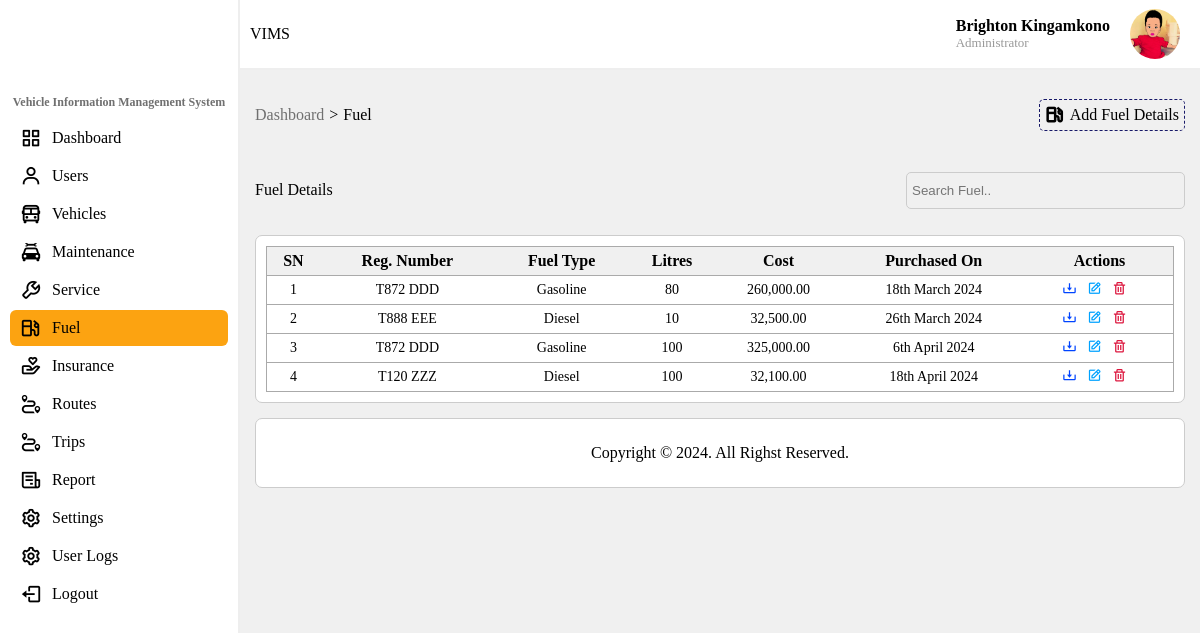
The app's page /dashboard/fuel.php (signed in) with its own data.
### tables this page shows
CREATE TABLE `users` (
  `userID` int(11) NOT NULL,
  `firstname` varchar(50) NOT NULL,
  `middlename` varchar(50) DEFAULT NULL,
  `lastname` varchar(50) NOT NULL,
  `email` varchar(100) NOT NULL,
  `gender` varchar(6) NOT NULL,
  `phone` varchar(12) DEFAULT NULL,
  `password` varchar(120) NOT NULL,
  `image` varchar(255) DEFAULT NULL,
  `created_at` datetime DEFAULT NULL,
  `updated_at` datetime DEFAULT NULL,
  `usertype` varchar(20) NOT NULL,
  `login_time` datetime DEFAULT NULL,
  `logout_time` datetime DEFAULT NULL,
  `reset_token_hash` varchar(200) DEFAULT NULL,
  `reset_token_expires_at` datetime DEFAULT NULL
);

CREATE TABLE `fuel` (
  `fuelID` int(11) NOT NULL,
  `litres` varchar(5) NOT NULL,
  `cost` varchar(20) NOT NULL,
  `purchased_on` date NOT NULL,
  `vehicleID` int(11) NOT NULL,
  `image` varchar(500) NOT NULL,
  `created_at` datetime NOT NULL
);

CREATE TABLE `vehicle` (
  `vehicleID` int(11) NOT NULL,
  `model` varchar(50) NOT NULL,
  `type` varchar(20) NOT NULL,
  `year` varchar(4) NOT NULL,
  `make` varchar(20) NOT NULL,
  `chassis_no` varchar(50) NOT NULL,
  `registration_no` varchar(50) NOT NULL,
  `engine_no` varchar(25) NOT NULL,
  `cc` varchar(4) NOT NULL,
  `transmission` varchar(10) NOT NULL,
  `fuel` varchar(10) NOT NULL,
  `current_km` varchar(10) NOT NULL,
  `status` varchar(10) NOT NULL DEFAULT 'active',
  `created_at` datetime NOT NULL,
  `updated_at` datetime NOT NULL,
  `driverID` int(11) DEFAULT NULL,
  `routeID` int(11) NOT NULL
);

### dashboard/fuel.php (the view, shortened to what this page needs)
<?php
    try {
        require('../db/pdo.php');
        $stmt = $dbCnx->prepare('SELECT * FROM users WHERE userID = :userID');
        $stmt->bindValue(':userID', $_SESSION['uniqueID'], PDO::PARAM_INT);
        $stmt->execute();
        $row = $stmt->fetch();
    } catch (PDOException $e) {
        echo $e->getMessage();
    }
?>
<!DOCTYPE html>
<html lang="en">
<head>
    <link rel="stylesheet" href="../css/styles.css">
    <link rel="stylesheet" href="../boxicons/css/boxicons.min.css">
    <link rel="stylesheet" href="../swal/sweetalert2.css">
</head>
<body>
    <div class="container">
        <aside>
            <header>
                <span>Vehicle Information Management System</span>
            </header>
            <nav class="navbar">
                <ul>
                    <?php if(isset($_SESSION['administrator']) || isset($_SESSION['vmanager'])): ?>
                    <li>
                        <a href="index.php"><i class="bx bx-grid-alt"></i>Dashboard</a>
                    </li>
                    <li>
                        <a href="users.php"><i class="bx bx-user"></i>Users</a>
                    </li>
                    <li>
                        <a href="vehicle.php"><i class="bx bx-bus"></i>Vehicles</a>
                    </li>
                    <li>
                        <a href="maintanance.php"><i class="bx bxs-car-mechanic"></i>Maintenance</a>
                    </li>
                    <li>
                        <a href="all_services.php"><i class="bx bx-wrench"></i>Service</a>
                    </li>
                    <li class="active">
                        <a href="fuel.php"><i class="bx bx-gas-pump"></i>Fuel</a>
                    </li>
                    <li>
                        <a href="insurance.php"><i class="bx bx-donate-heart"></i>Insurance</a>
                    </li>
                    <li>
                        <a href="routes.php"><i class="bx bx-trip"></i>Routes</a>
                    </li>
                    <li>
                        <a href="trips.php" ><i class="bx bx-trip"></i>Trips</a>
                    </li>
                    <li>
                        <a href="report.php"><i class="bx bx-receipt"></i>Report</a>
                    </li>
                    <li>
                        <a href="settings.php"><i class="bx bx-cog"></i>Settings</a>
                    </li>
                    <?php if(isset($_SESSION['administrator'])): ?>
                        <li>
                            <a href="logs.php"><i class="bx bx-cog"></i>User Logs</a>
                        </li>
                    <?php endif ?>
                    <li>
                        <a href="logout.php?logout_id=<?=$_SESSION['uniqueID']?>"><i class="bx bx-log-out"></i>Logout</a>
                    </li>
                    <?php elseif(isset($_SESSION['driver'])): ?>
                        nav coming soon
                    <?php endif;  ?>
                </ul>
            </nav>
        </aside>
        <main class="main-content">
        <header class="grid">
                <span class="logo">VIMS</span>
                <div class="user">
                    <div class="name">
                        <?=$row['firstname'].' '.$row['lastname']?>
                        <span id="role"><?=$row['usertype']?></span>
                    </div>
                    <img id="imgDropdown" src="../images/<?=$row['image']?>" alt="">
                </div>
            </header>
            <div class="grid main">
                <div class="top_card">
                    <div class="bread-cumb">
                        <a href="index.php">Dashboard</a> > <span>Fuel</span>
                    </div>
                    <a href="add_fuel.php" class="add-btn"><i class="bx bx-gas-pump"></i>Add Fuel Details</a>
                </div>
                <div class="top_card" style="align-items: center;">
                    <p style="color:black">Fuel Details </p>
                    <input type="text" name="searchInput" id="searchInput" placeholder="Search Fuel..">
                </div>
                <div class="bottom-card">
                    <table id="myTable">
                        <tr>
                            <th>SN</th>
                            <th>Reg. Number</th>
                            <th>Fuel Type</th>
                            <th>Litres</th>
                            <th>Cost</th>
                            <th>Purchased On</th>
                            <th>Actions</th>
                        </tr>
                        <?php
                            try {
                                require('../db/pdo.php');
                                $stmt = $dbCnx->prepare('SELECT fuel.*, vehicle.registration_no, vehicle.fuel FROM fuel INNER JOIN vehicle ON fuel.vehicleID = vehicle.vehicleID');
                                $stmt->execute();
                                $rows = $stmt->fetchAll();
                                $sn = 1;
                                foreach($rows as $row):
                                ?>
                                    <tr id="trow">
                                        <td><?=$sn ++?></td>
                                        <td><?=$row['registration_no']?></td>
                                        <td><?=$row['fuel']?></td>
                                        <td><?=$row['litres']?></td>
                                        <td><?=number_format($row['cost'], 2, '.',',')?></td>
                                        <td><?=date('jS F Y', strtotime($row['purchased_on']))?></td>
                                        <td><a href="download.php?id=<?=$row['fuelID']?>"><i class='bx bx-download icon res'></i></a><a href="edit_fuel.php?id=<?=$row['fuelID']?>"><i class='bx bx-edit icon update'></i></a><a href="delete_fuel.php?id=<?=$row['fuelID']?>"><i class='bx bx-trash icon del'></i></a></td>
                                    </tr>
                        <?php
                                endforeach;
                            } catch(PDOException $e) {
                                echo $e->getMessage();
                            }
                        ?>
                    </table>
                </div>
                <footer>Copyright &copy; <?=date('Y')?>. All Righst Reserved.</footer>
            </div>
        </main>
    </div>
</body>
</html>

### css/styles.css (style rules this page uses)
:root { --color-primary: #10114d; --color-secondary: #dc143c; --color-grey: #999; --color-light: #dcdcdc; --color-light2: #f8f8ff; --bg-color: #f0f0f0; --orange: #FCA311; --cyan-dark: #0D5C63; --cyan-dark2: #004346; --xs-padding: 5px; --sm-padding: 15px; --mid-padding: 25px; --max-padding: 35px; }
*, *::before, *::after { padding: 0; margin: 0; box-sizing: border-box; list-style: none; text-decoration: none; outline: none; border: none; }
body { font-family: 'poppins', serif; background: var(--bg-color); }
.container { min-height: 100vh; display: flex; position: relative; background: var(--bg-color); }
.container aside { position: fixed; width: 20%; height: 100vh; background: #fff; border-right: #eee 2px solid; }
.container aside header { margin-top: 10px; display: flex; flex-direction: column; justify-content: center; align-items: center; }
.container aside header span { font-size: 12px; font-weight: bold; color: #707070; }
.container aside nav { margin-left: 10px; margin-right: 10px; }
.container aside nav ul { padding-top: 10px; }
.container aside nav ul li { width: 100%; margin-bottom: 2px; }
.container aside nav ul li a { display: flex; align-items: center; color: #000; padding: 7px 10px; }
.container aside nav ul li a i { margin-right: 10px; font-size: 22px; }
.container aside nav ul li.active { background: var(--bg-color); background: var(--orange); border-radius: 6px; }
.container main { margin-left: calc(100% - 80%); width: calc(100% - 20%); height: 100vh; }
.container main header { border-bottom: #eee 2px solid; height: 70px; background: white; top: 0; position: sticky; }
.container main header span.logo { grid-column: span 6; align-self: center; margin-left: 10px; }
.container main header .user { position: relative; grid-column: span 6; justify-self: end; display: flex; align-self: center; margin-right: 20px; }
.container main header .user .name { align-self: center; margin-right: 20px; font-weight: bold; }
.container main header .user .name #role { font-weight: normal; display: block; font-size: small; color: var(--color-grey); text-transform: capitalize; }
.container main header .user img { height: 50px; width: 50px; object-fit: cover; border-radius: 50%; align-self: center; cursor: pointer; }
.grid { display: grid; grid-template-columns: repeat(12, 1fr); gap: 15px; }
.main { margin: 15px; }
.container main .main .top_card { display: flex; justify-content: space-between; align-items: center; grid-column: span 12; border-radius: 7px; height: 60px; }
main .main .top_card p { color: #707070; }
main .main .top_card .bread-cumb { display: flex; align-items: center; }
main .main .top_card .bread-cumb span { margin-left: 5px; }
main .main .top_card .bread-cumb a { color: #707070; border: none !important; padding: 0; margin-right: 5px; }
main .main .top_card a { padding: 5px; color: black; border-radius: 5px; display: flex; align-items: center; text-transform: capitalize; border: 1px dashed #181968; transition: .4s all ease-in-out; }
main .main .top_card a i { margin-right: 5px; font-size: 20px; font-weight: bold; }
main .main .bottom-card { display: flex; justify-content: space-between; align-items: center; grid-column: span 12; border-radius: 7px; background: #fff; border: #ccc 1px solid; }
.bottom-card table { margin: 10px; width: 100%; border-collapse: collapse; border: 1px solid #aaa; }
.bottom-card table th { text-align: center; padding: 5px; background: var(--bg-color); }
.bottom-card table tr { border-bottom: 1px solid #aaa; }
.bottom-card table td { padding: 5px; text-align: center; font-size: 14px; }
.icon { font-size: 15px; color: #000; margin-right: 10px; }
i.del { color: crimson; }
i.res { color: #0044ff; }
i.update { color: #00a2ff; }
.container main footer { grid-column: span 12; height: 70px; background: white; width: 100%; border-radius: 7px; display: flex; justify-content: center; align-items: center; border: #ccc 1px solid; }
.top_card #searchInput { background: transparent; padding: 10px 5px; border: #ccc 1px solid; border-radius: 5px; width: 30%; }

### dashboard/fuel.php (style rules this page uses)
table td { text-transform: capitalize }

### records on screen
users: firstname "Brighton", lastname "Kingamkono", usertype "Administrator", image (picture)
fuel: vehicleID.registration_no "T872 DDD", vehicleID.fuel "Gasoline", litres "80", cost "260,000.00", purchased_on "18th March 2024"
fuel: vehicleID.registration_no "T888 EEE", vehicleID.fuel "Diesel", litres "10", cost "32,500.00", purchased_on "26th March 2024"
fuel: vehicleID.registration_no "T872 DDD", vehicleID.fuel "Gasoline", litres "100", cost "325,000.00", purchased_on "6th April 2024"
fuel: vehicleID.registration_no "T120 ZZZ", vehicleID.fuel "Diesel", litres "100", cost "32,100.00", purchased_on "18th April 2024"
